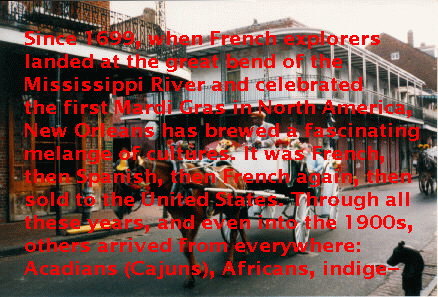
%> input picture Demo/matlab/imp.png, 438 x 297 px
$ octave test_inpaint.m   (GNU Octave 9; MATLAB toolbox functions it lacks are replaced by stand-ins)
%> lines starting %> are read from the running program, lines starting %| are printed output that depends on the picture; in (x1, y1, x2, y2) boxes, pixels count from 0 and x2, y2 are one past the last pixel; in counts of white or black regions, pixels touching at a corner belong together; the program's own positions count from 1
im = imread('imp.png');
%> im is the input picture: size 297x438x3 uint8; mean R, G, B 129.5, 85.3, 79.3

mask = im(:,:,1) > 250;
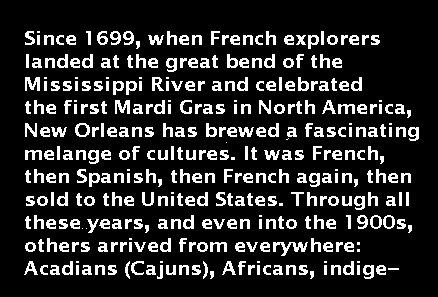
%> mask: size 297x438 logical; 15.9% white; 357 white regions (30 under 20 px), largest, box (x1, y1, x2, y2) and area: (273, 242, 308, 256) 202, (25, 77, 40, 91) 135, (115, 100, 130, 114) 135

img = im2double(rgb2gray(im));
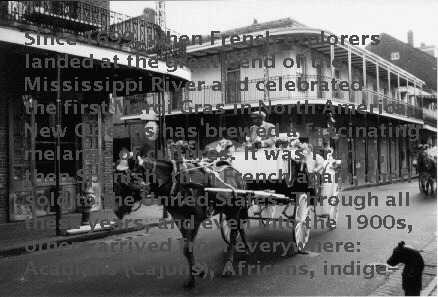
%> img: size 297x438 double; min 0.0314, max 0.961, mean 0.384

sy = size(img, 1);
%> sy = 297
sx = size(img, 2);
%> sx = 438

imd = img;

for iy = 1:sy
    for ix = 1:sx
        if 0 == mask(iy, ix)
            continue;
        end

        idx = find(0 == mask(iy, 1:ix));
        idxL = idx(end);

        idx = find(0 == mask(iy, ix:end));
        idxR = ix - 1 + idx(1);

        idx = find(0 == mask(1:iy, ix));
        idxU = idx(end);

        idx = find(0 == mask(iy:end, ix));
        idxD = iy - 1 + idx(1);

        if idxR - idxL > idxD - idxU
            % y
            alpha = (iy - idxU)/(idxD - idxU);
            imd(iy, ix) = (1-alpha)*img(idxU, ix) +  alpha*img(idxD, ix);
        else
            % x
            alpha = (ix - idxL)/(idxR - idxL);
            imd(iy, ix) = (1-alpha)*img(iy, idxL) +  alpha*img(iy, idxR);
        end
    end
end
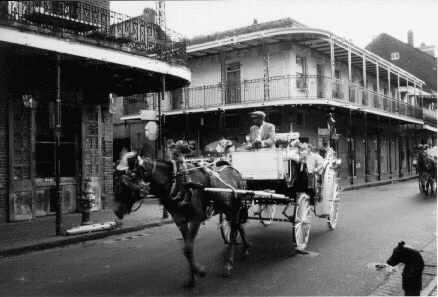
%> imd: size 297x438 double; 15.94% of pixels changed, all inside (x1, y1, x2, y2) = (24, 31, 419, 279)
%> after the loop, alpha = 0.75


figure;

subplot(221);
imshow(im);

subplot(222);
imshow(img);

subplot(223);
imshow(mask);

subplot(224);
imshow(imd);

$ run again, with Demo/matlab/1.png copied over Demo/matlab/imp.png
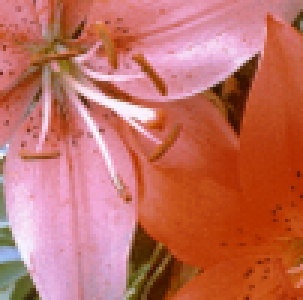
%> input picture Demo/matlab/1.png, 101 x 100 px (shown 3 times larger)
%> im is the input picture: size 100x101x3 uint8; mean R, G, B 194.1, 110.5, 97.5
%> `mask = im(:,:,1) > 250;`:
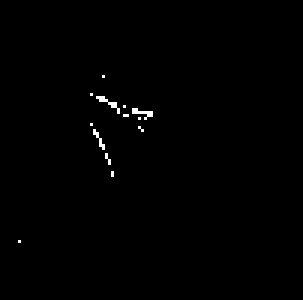
%> mask: size 100x101 logical (shown 3 times larger); 0.5% white in thin lines or dots, all inside (x1, y1, x2, y2) = (6, 25, 51, 81)
%> `img = im2double(rgb2gray(im));`:
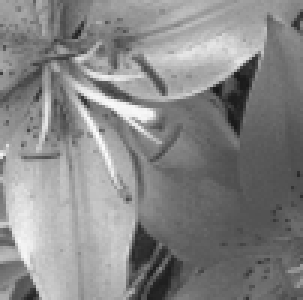
%> img: size 100x101 double (shown 3 times larger); min 0.0902, max 0.996, mean 0.525
%> after the loop `for iy = 1:sy`: alpha = 0.5
